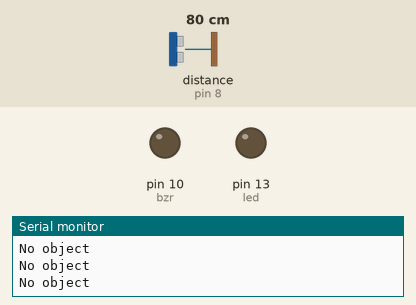
Bench run of a sketch on a simulated Arduino Uno, built with avr-gcc and run on an emulated ATmega328P. Parts: output pins drawn as LEDs (lit = HIGH), the last lines printed to the serial monitor. Wiring (inferred from the names in the program): ultrasonic range finder: trigger pin 7; echo pin 8. The test bench sets the inputs (shaded band); at power-on: distance to the obstacle (sensor on pin 8) 80 cm. The echo pulse lasts 58.3 µs per cm; pins used as bus, display or sensor lines are not drawn.

Above: at 1.2 s.
1.3 s: distance to the obstacle (sensor on pin 8) set to 55 cm
2.8 s: distance to the obstacle (sensor on pin 8) set to 46 cm
At 4.0 s:
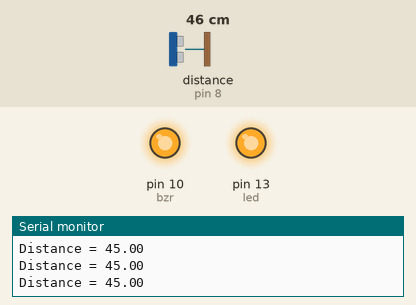
4.3 s: distance to the obstacle (sensor on pin 8) set to 120 cm
At 4.9 s:
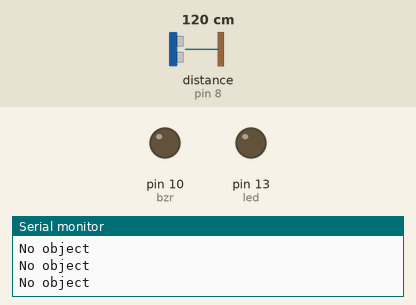
5.8 s: distance to the obstacle (sensor on pin 8) set to 2 cm
At 7.3 s:
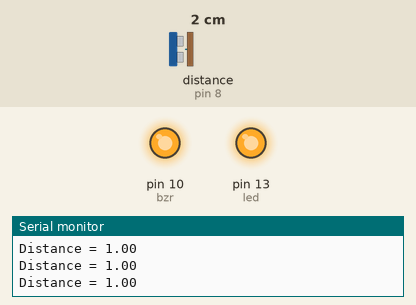
Timing chart, 0 to 8.3 s (numbered marks = the images above; inputs shaded):
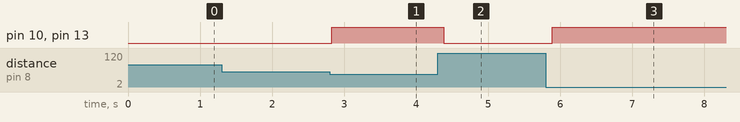

The sketch:

UltraSonic_LED_BUZZER.ino
```cpp
/*

 *  Interfacing Ultrasonic Sensor with Arduino
 * ~~~ R. S. Electronics ~~~
 * https://www.youtube.com/channel/UC_Jm37Vgb58krva8AG1ByMg

*/

//defining pins and variables
#define trigPin 7
#define echoPin 8
#define led 13
#define bzr 10

float duration, distance;

void setup() {
  Serial.begin (9600);              //declaring serial monitor
  pinMode(trigPin, OUTPUT);         // declaring trigPin for Output
  pinMode(echoPin, INPUT);          // declaring echoPin for Input
  pinMode(led, OUTPUT);
  pinMode(bzr, OUTPUT);
}

void loop() {

  // Write a pulse to the HC-SR04 Trigger Pin

  digitalWrite(trigPin, LOW);         // no emission for 2 microseconds
  delayMicroseconds(2);
  digitalWrite(trigPin, HIGH);        // emitting ultrasonic waves for 10 microseconds
  delayMicroseconds(10);
  digitalWrite(trigPin, LOW);         // then stop emitting


  // Measure the response from the HC-SR04 Echo Pin

  duration = pulseIn(echoPin, HIGH);        // this returns the time

  // Determine distance from duration
  // Use 343 metres per second as speed of sound

  distance = (duration / 2) * 0.0343;           // calculating distance
  distance = (int)distance;                     // converting distance to integer type value

  // Send results to Serial Monitor
                                // Maximum range of ultrasonic sensor is 400 cm or 4 m
                                // it can not detect object away 400 cm or 4 m
  if(distance <= 50 )
  {
    Serial.print("Distance = ");
    Serial.println(distance);
    digitalWrite(led, HIGH);
    digitalWrite(bzr, HIGH);
  }
  // NOW if sensor detect object under 50 cm then the buzzer will ring and led will glow
  else
  {
    Serial.println("No object");
    digitalWrite(led, LOW);
    digitalWrite(bzr, LOW);
  }

  delay(100);
}
```

Measured:
- the behaviour switches between 51 and 50 cm on distance to the obstacle (sensor on pin 8) (found by bisection; images 0 and 1)
- after the input at 2.8 s, pin 10 (bzr), pin 13 (led): LOW → HIGH at once
- after the input at 4.3 s, pin 10 (bzr), pin 13 (led): HIGH → LOW after 0.09 s
- after the input at 5.8 s, pin 10 (bzr), pin 13 (led): LOW → HIGH after 0.09 s
